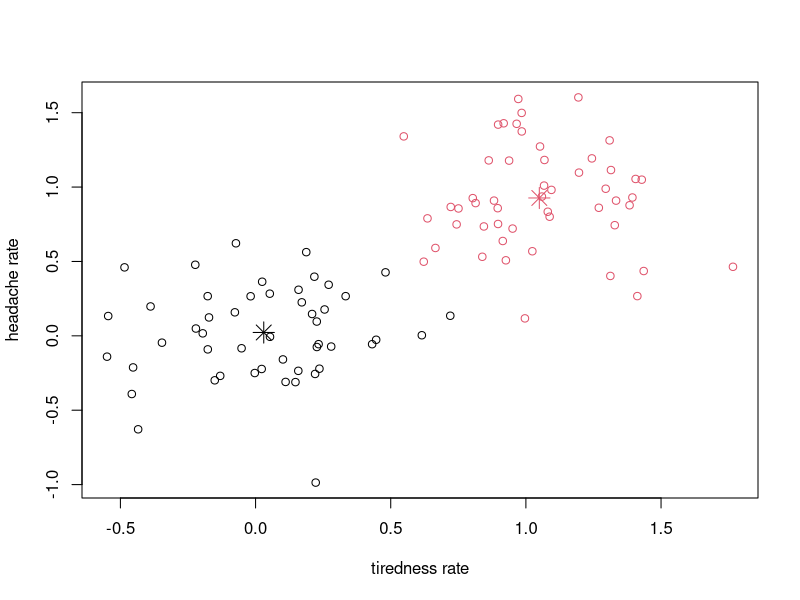
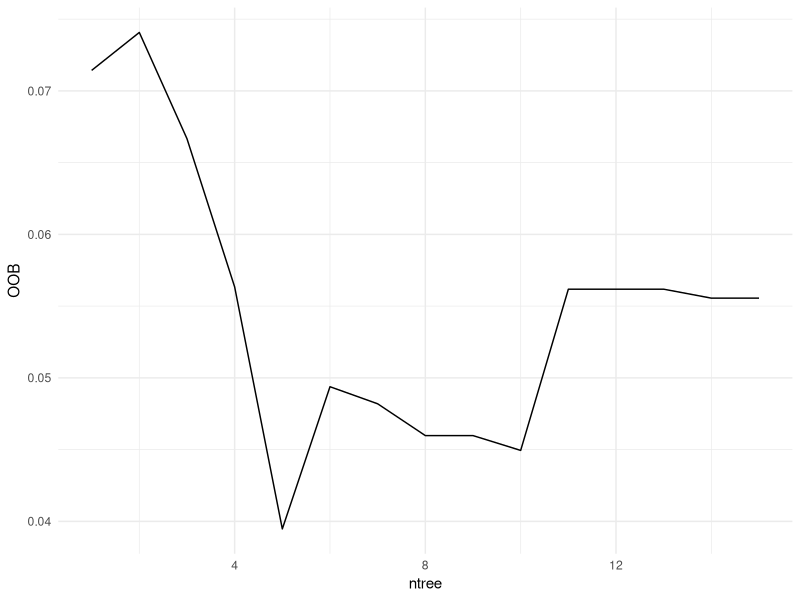
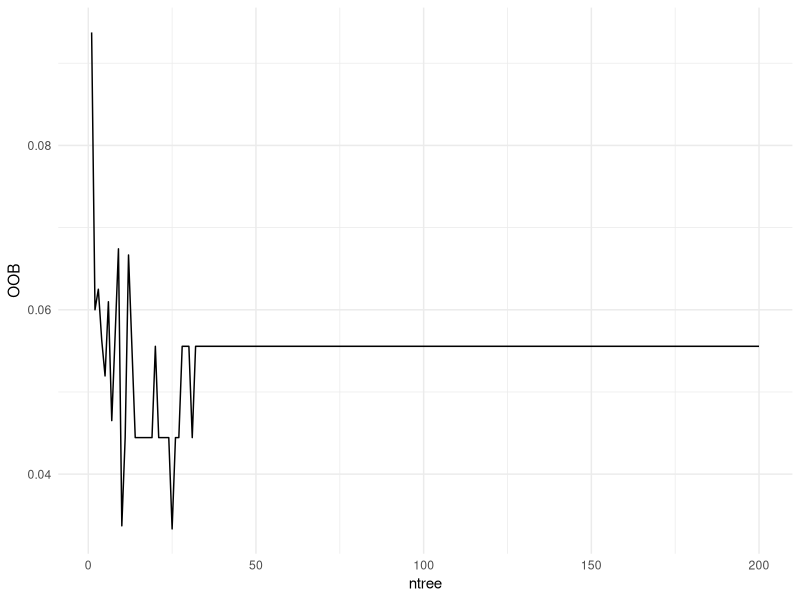

The R script that drew these images, in order:
library(e1071) # For SVM
library(caret) # For Confusion Matrix
library(caTools) # For Data Splitting
library(ggplot2)
library(randomForest) 


#======================= Clustering
Data = rbind(matrix(rnorm(100, sd = 0.3), ncol = 2),
              matrix(rnorm(100, mean = 1, sd = 0.3), ncol = 2))
colnames(Data) = c("tiredness rate", "headache rate")


#Interpretation:
#Cluster 1: Low symptoms (tiredness and headache rates close to 0).
#Cluster 2: High symptoms (tiredness and headache rates close to 1).
#Between-cluster SS / Total SS = 75.5%**: Indicates strong clustering.
cl = kmeans(Data, 2)

plot(Data, col = cl$cluster)
points(cl$centers, col = 1:2, pch = 8, cex = 2)


#======================= Classification
Control.data = matrix(data = rnorm(50000, mean = 0, sd = 0.7), nrow = 1000, ncol =50) 
colnames(Control.data) = rep("Control", 50)
Cancer.data = matrix(data = rnorm(50000, mean = 4, sd = 3), nrow = 1000, ncol = 50) 
colnames(Cancer.data) = rep("Cancer", 50)
Data.mat = data.frame(cbind(Control.data, Cancer.data))
rownames(Data.mat) = paste0("Gene_", seq(1:1000))
Model.data = data.frame(t(Data.mat))

#Assign the labels
Model.data$Class.Labels = ifelse(grepl("Control", rownames(Model.data)), "Control", "Cancer")
Model.data$Class.Labels = as.factor(Model.data$Class.Labels)


#Split the data into training and testing
set.seed(123)
split = sample.split(Model.data$Class.Labels, SplitRatio = 0.6)
Training.set = Model.data[split, ]
Test.set = Model.data[!split, ]
Test = Test.set[,-c(length(Test.set))]
classifier = svm(formula = Class.Labels ~ .,
                  data = Training.set,
                  type = 'C-classification',
                  kernel = 'linear')

Pred.Labels = predict(classifier, newdata = Test)
# Generate Confusion Matrix
conf_matrix = confusionMatrix(Pred.Labels, Test.set$Class.Labels)
conf_matrix



#======================= Random Forest 
data("iris")
# Calculate the size of each of the data sets:
split = sample.split(iris$Species, SplitRatio = 0.6)
# Assign the data to the correct sets
training = iris[split,]
test = iris[!split,]

# Perform training - OOB Error
rf_classifier = randomForest(Species ~ ., data=training,
                             ntree=15, importance=TRUE)
x = data.frame(rf_classifier[["err.rate"]])
ggplot(x , aes(x = 1:nrow(x), y = OOB)) + geom_line() +
  theme_minimal()+
  xlab("ntree")


rf_classifier2 = randomForest(Species ~ ., data=training, 
                              ntree=200, importance=TRUE)
x = data.frame(rf_classifier2[["err.rate"]])
ggplot(x , aes(x = 1:nrow(x), y = OOB)) + geom_line() +
  theme_minimal()+ xlab("ntree")


prediction_for_table = predict(rf_classifier,test[,-5])
confusion_matrix = confusionMatrix(test[,5],prediction_for_table)
